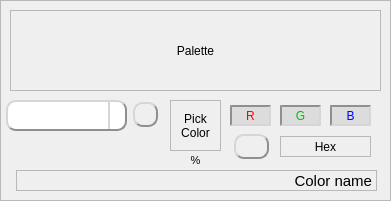
   <widget class="QFrame" name="frame_palette">
    <property name="geometry">
     <rect>
      <x>150</x>
      <y>430</y>
      <width>391</width>
      <height>201</height>
     </rect>
    </property>
    <property name="whatsThis">
     <string>&lt;html&gt;&lt;head/&gt;&lt;body&gt;&lt;p&gt;This is the Palette panel.&lt;/p&gt;&lt;p&gt;When you Quantize an image, colors are reduced. Pick them to show information&lt;/p&gt;&lt;/body&gt;&lt;/html&gt;</string>
    </property>
    <property name="frameShape">
     <enum>QFrame::StyledPanel</enum>
    </property>
    <property name="frameShadow">
     <enum>QFrame::Raised</enum>
    </property>
    <property name="lineWidth">
     <number>2</number>
    </property>
    <widget class="QLabel" name="label_color_name">
     <property name="geometry">
      <rect>
       <x>16</x>
       <y>170</y>
       <width>361</width>
       <height>21</height>
      </rect>
     </property>
     <property name="font">
      <font>
       <pointsize>11</pointsize>
      </font>
     </property>
     <property name="toolTip">
      <string/>
     </property>
     <property name="whatsThis">
      <string>&lt;html&gt;&lt;head/&gt;&lt;body&gt;&lt;p&gt;This is the name of the current picked color. If not exactly found in the database, it will show the nearest color using euclidian distance in RGB space.&lt;/p&gt;&lt;p&gt;Pick a color in the Palette or Quantized image to show it here.&lt;/p&gt;&lt;p&gt;RGB values are displayed in decimal and hexadecimal&lt;/p&gt;&lt;/body&gt;&lt;/html&gt;</string>
     </property>
     <property name="frameShape">
      <enum>QFrame::StyledPanel</enum>
     </property>
     <property name="frameShadow">
      <enum>QFrame::Sunken</enum>
     </property>
     <property name="lineWidth">
      <number>2</number>
     </property>
     <property name="text">
      <string>Color name</string>
     </property>
     <property name="alignment">
      <set>Qt::AlignRight|Qt::AlignTrailing|Qt::AlignVCenter</set>
     </property>
    </widget>
    <widget class="QLabel" name="label_color_r">
     <property name="geometry">
      <rect>
       <x>230</x>
       <y>105</y>
       <width>41</width>
       <height>21</height>
      </rect>
     </property>
     <property name="toolTip">
      <string/>
     </property>
     <property name="whatsThis">
      <string>&lt;html&gt;&lt;head/&gt;&lt;body&gt;&lt;p&gt;Pick a color to show it here.&lt;/p&gt;&lt;p&gt;RGB values are displayed in decimal and hexadecimal&lt;/p&gt;&lt;/body&gt;&lt;/html&gt;</string>
     </property>
     <property name="styleSheet">
      <string notr="true">QLabel {
	color:rgb(255,0,0);
	background-color:rgb(220,220,220);
	border: 2px inset #8f8f91;
}

QToolTip {
    border:2px solid black;
	padding:5px;
	background-color:rgb(64,64,64);
	color:white;
	font-size: 14px;
}</string>
     </property>
     <property name="frameShape">
      <enum>QFrame::StyledPanel</enum>
     </property>
     <property name="frameShadow">
      <enum>QFrame::Sunken</enum>
     </property>
     <property name="lineWidth">
      <number>2</number>
     </property>
     <property name="text">
      <string>R</string>
     </property>
     <property name="alignment">
      <set>Qt::AlignCenter</set>
     </property>
    </widget>
    <widget class="QLabel" name="label_palette">
     <property name="geometry">
      <rect>
       <x>10</x>
       <y>10</y>
       <width>371</width>
       <height>81</height>
      </rect>
     </property>
     <property name="maximumSize">
      <size>
       <width>1000</width>
       <height>1000</height>
      </size>
     </property>
     <property name="cursor">
      <cursorShape>CrossCursor</cursorShape>
     </property>
     <property name="mouseTracking">
      <bool>true</bool>
     </property>
     <property name="toolTip">
      <string/>
     </property>
     <property name="whatsThis">
      <string>&lt;html&gt;&lt;head/&gt;&lt;body&gt;&lt;p&gt;Resulting palette after using the Compute button.&lt;/p&gt;&lt;p&gt;You can left-click with your mouse on any color in the palette, to get its RGB values (in decimal and hexadecimal) and percentage of use in the image.&lt;/p&gt;&lt;p&gt;Use &amp;lt;CTRL&amp;gt; + left mouse button to select a color in the palette or Quantized image. It is shown in the Quantized image, and also in the 3D scene: the color sphere will have a white circle around it. Do this again to undo.&lt;/p&gt;&lt;p&gt;Use &amp;lt;ALT&amp;gt; + left mouse button to hide a color (click on the palette or Quantized image). It can be useful when a color sphere is too big and hides others from view. Do this again to undo.&lt;/p&gt;&lt;p&gt;You can sort the colors of the palette with the Sort button&lt;/p&gt;&lt;/body&gt;&lt;/html&gt;</string>
     </property>
     <property name="frameShape">
      <enum>QFrame::StyledPanel</enum>
     </property>
     <property name="frameShadow">
      <enum>QFrame::Sunken</enum>
     </property>
     <property name="lineWidth">
      <number>2</number>
     </property>
     <property name="text">
      <string>Palette</string>
     </property>
     <property name="alignment">
      <set>Qt::AlignCenter</set>
     </property>
    </widget>
    <widget class="QLabel" name="label_color_percentage">
     <property name="geometry">
      <rect>
       <x>170</x>
       <y>150</y>
       <width>51</width>
       <height>20</height>
      </rect>
     </property>
     <property name="font">
      <font>
       <pointsize>8</pointsize>
      </font>
     </property>
     <property name="toolTip">
      <string/>
     </property>
     <property name="whatsThis">
      <string>&lt;html&gt;&lt;head/&gt;&lt;body&gt;&lt;p&gt;This is the percentage of use of the selected color in the Quantized image.&lt;/p&gt;&lt;p&gt;Pick a color to show it here.&lt;/p&gt;&lt;p&gt;RGB values are displayed in decimal and hexadecimal&lt;/p&gt;&lt;/body&gt;&lt;/html&gt;</string>
     </property>
     <property name="frameShape">
      <enum>QFrame::NoFrame</enum>
     </property>
     <property name="frameShadow">
      <enum>QFrame::Sunken</enum>
     </property>
     <property name="lineWidth">
      <number>2</number>
     </property>
     <property name="text">
      <string>%</string>
     </property>
     <property name="alignment">
      <set>Qt::AlignCenter</set>
     </property>
    </widget>
    <widget class="QLabel" name="label_color_g">
     <property name="geometry">
      <rect>
       <x>280</x>
       <y>105</y>
       <width>41</width>
       <height>21</height>
      </rect>
     </property>
     <property name="toolTip">
      <string/>
     </property>
     <property name="whatsThis">
      <string>&lt;html&gt;&lt;head/&gt;&lt;body&gt;&lt;p&gt;Pick a color to show it here.&lt;/p&gt;&lt;p&gt;RGB values are displayed in decimal and hexadecimal&lt;/p&gt;&lt;/body&gt;&lt;/html&gt;</string>
     </property>
     <property name="styleSheet">
      <string notr="true">QLabel {
	color:rgb(0,192,0);
	background-color:rgb(220,220,220);
	border: 2px inset #8f8f91;
}

QToolTip {
    border:2px solid black;
	padding:5px;
	background-color:rgb(64,64,64);
	color:white;
	font-size: 14px;
}</string>
     </property>
     <property name="frameShape">
      <enum>QFrame::StyledPanel</enum>
     </property>
     <property name="frameShadow">
      <enum>QFrame::Sunken</enum>
     </property>
     <property name="lineWidth">
      <number>2</number>
     </property>
     <property name="text">
      <string>G</string>
     </property>
     <property name="alignment">
      <set>Qt::AlignCenter</set>
     </property>
    </widget>
    <widget class="QLabel" name="label_color_hex">
     <property name="geometry">
      <rect>
       <x>280</x>
       <y>136</y>
       <width>91</width>
       <height>21</height>
      </rect>
     </property>
     <property name="toolTip">
      <string/>
     </property>
     <property name="whatsThis">
      <string>&lt;html&gt;&lt;head/&gt;&lt;body&gt;&lt;p&gt;Pick a color to show it here.&lt;/p&gt;&lt;p&gt;RGB values are displayed in decimal and hexadecimal&lt;/p&gt;&lt;/body&gt;&lt;/html&gt;</string>
     </property>
     <property name="frameShape">
      <enum>QFrame::StyledPanel</enum>
     </property>
     <property name="frameShadow">
      <enum>QFrame::Sunken</enum>
     </property>
     <property name="lineWidth">
      <number>2</number>
     </property>
     <property name="text">
      <string>Hex</string>
     </property>
     <property name="alignment">
      <set>Qt::AlignCenter</set>
     </property>
    </widget>
    <widget class="QLabel" name="label_color_b">
     <property name="geometry">
      <rect>
       <x>330</x>
       <y>105</y>
       <width>41</width>
       <height>21</height>
      </rect>
     </property>
     <property name="toolTip">
      <string/>
     </property>
     <property name="whatsThis">
      <string>&lt;html&gt;&lt;head/&gt;&lt;body&gt;&lt;p&gt;Pick a color to show it here.&lt;/p&gt;&lt;p&gt;RGB values are displayed in decimal and hexadecimal&lt;/p&gt;&lt;/body&gt;&lt;/html&gt;</string>
     </property>
     <property name="styleSheet">
      <string notr="true">QLabel {
	color:rgb(0,0,255);
	background-color:rgb(220,220,220);
	border: 2px inset #8f8f91;
}

QToolTip {
    border:2px solid black;
	padding:5px;
	background-color:rgb(64,64,64);
	color:white;
	font-size: 14px;
}</string>
     </property>
     <property name="frameShape">
      <enum>QFrame::StyledPanel</enum>
     </property>
     <property name="frameShadow">
      <enum>QFrame::Sunken</enum>
     </property>
     <property name="lineWidth">
      <number>2</number>
     </property>
     <property name="text">
      <string>B</string>
     </property>
     <property name="alignment">
      <set>Qt::AlignCenter</set>
     </property>
    </widget>
    <widget class="QLabel" name="label_color_bar">
     <property name="geometry">
      <rect>
       <x>170</x>
       <y>100</y>
       <width>51</width>
       <height>51</height>
      </rect>
     </property>
     <property name="toolTip">
      <string/>
     </property>
     <property name="whatsThis">
      <string>&lt;html&gt;&lt;head/&gt;&lt;body&gt;&lt;p&gt;Pick a color to show it here.&lt;/p&gt;&lt;p&gt;RGB values are displayed in decimal and hexadecimal.&lt;/p&gt;&lt;/body&gt;&lt;/html&gt;</string>
     </property>
     <property name="frameShape">
      <enum>QFrame::StyledPanel</enum>
     </property>
     <property name="frameShadow">
      <enum>QFrame::Sunken</enum>
     </property>
     <property name="lineWidth">
      <number>2</number>
     </property>
     <property name="text">
      <string>Pick
Color</string>
     </property>
     <property name="alignment">
      <set>Qt::AlignCenter</set>
     </property>
    </widget>
    <widget class="QComboBox" name="comboBox_sort">
     <property name="geometry">
      <rect>
       <x>6</x>
       <y>100</y>
       <width>121</width>
       <height>31</height>
      </rect>
     </property>
     <property name="toolTip">
      <string/>
     </property>
     <property name="whatsThis">
      <string>&lt;html&gt;&lt;head/&gt;&lt;body&gt;&lt;p&gt;You can sort the colors using many parameters directly from the computed color values in several color spaces&lt;/p&gt;&lt;/body&gt;&lt;/html&gt;</string>
     </property>
     <property name="styleSheet">
      <string notr="true">QComboBox {
	background: qlineargradient(x1: 0, y1: 0, x2: 0, y2: 1,
                                      stop: 0 #FFFFFF, stop: 1 #E0E0E0);
	border-radius: 10px;
	border: 2px outset #8f8f91;
	color rgb(0,0,0);
}

QComboBox::drop-down {
	subcontrol-origin: padding;
    subcontrol-position: top right;
    width: 15px;
	border-radius: 10px;
	border-left: 2px outset #8f8f91;
	color rgb(0,0,0);
}

QComboBox::down-arrow {
     image: url(:/icons/combobox-arrow.png);
}

QComboBox QAbstractItemView {
	border: 2px solid lightgray;
	color: rgb(255,255,255);
	selection-color: rgb(0,0,0);
	selection-background-color: rgb(64,64,64);
}

QToolTip {
    border:2px solid black;
	padding:5px;
	background-color:rgb(64,64,64);
	color:white;
	font-size: 14px;
}</string>
     </property>
    </widget>
    <widget class="QPushButton" name="button_values">
     <property name="geometry">
      <rect>
       <x>234</x>
       <y>134</y>
       <width>35</width>
       <height>25</height>
      </rect>
     </property>
     <property name="cursor">
      <cursorShape>PointingHandCursor</cursorShape>
     </property>
     <property name="focusPolicy">
      <enum>Qt::NoFocus</enum>
     </property>
     <property name="toolTip">
      <string/>
     </property>
     <property name="whatsThis">
      <string>&lt;html&gt;&lt;head/&gt;&lt;body&gt;&lt;p&gt;Show the selected color in the palette, converted to values in several color spaces&lt;/p&gt;&lt;/body&gt;&lt;/html&gt;</string>
     </property>
     <property name="styleSheet">
      <string notr="true">QPushButton {
	background: qlineargradient(x1: 0, y1: 0, x2: 0, y2: 1,
                                      stop: 0 #FFFFFF, stop: 1 #E0E0E0);
	border-radius: 10px;
	border: 2px outset #8f8f91;
	color rgb(0,0,0);
}
QPushButton:pressed {
	border: 2px inset #8f8f91;
}
QToolTip {
    border:2px solid black;
	padding:5px;
	background-color:rgb(64,64,64);
	color:white;
	font-size: 14px;
}</string>
     </property>
     <property name="text">
      <string/>
     </property>
     <property name="icon">
      <iconset>
       <normalon>:/icons/3d-strip-triangles.png</normalon>
      </iconset>
     </property>
     <property name="iconSize">
      <size>
       <width>24</width>
       <height>24</height>
      </size>
     </property>
    </widget>
    <widget class="QPushButton" name="button_3d_reset_flags">
     <property name="geometry">
      <rect>
       <x>133</x>
       <y>102</y>
       <width>25</width>
       <height>25</height>
      </rect>
     </property>
     <property name="cursor">
      <cursorShape>PointingHandCursor</cursorShape>
     </property>
     <property name="focusPolicy">
      <enum>Qt::NoFocus</enum>
     </property>
     <property name="toolTip">
      <string/>
     </property>
     <property name="whatsThis">
      <string>&lt;html&gt;&lt;head/&gt;&lt;body&gt;&lt;p&gt;Reset the selected and hidden colors in 3D view and Quantized image.&lt;/p&gt;&lt;p&gt;Use &amp;lt;CTRL&amp;gt; + left mouse button to select a color in the palette or Quantized image. It is shown in the Quantized image, and also in the 3D scene: the color sphere will have a white circle around it. Do this again to undo.&lt;/p&gt;&lt;p&gt;Use &amp;lt;ALT&amp;gt; + left mouse button to hide a color (click on the palette or Quantized image). It can be useful when a color sphere is too big and hides others from view. Do this again to undo.&lt;/p&gt;&lt;/body&gt;&lt;/html&gt;</string>
     </property>
     <property name="styleSheet">
      <string notr="true">QPushButton {
	background: qlineargradient(x1: 0, y1: 0, x2: 0, y2: 1,
                                      stop: 0 #FFFFFF, stop: 1 #E0E0E0);
	border-radius: 10px;
	border: 2px outset #8f8f91;
	color rgb(0,0,0);
}
QPushButton:pressed {
	border: 2px inset #8f8f91;
}
QToolTip {
    border:2px solid black;
	padding:5px;
	background-color:rgb(64,64,64);
	color:white;
	font-size: 14px;
}</string>
     </property>
     <property name="text">
      <string/>
     </property>
     <property name="icon">
      <iconset>
       <normalon>:/icons/undo.png</normalon>
      </iconset>
     </property>
     <property name="iconSize">
      <size>
       <width>16</width>
       <height>16</height>
      </size>
     </property>
    </widget>
   </widget>
